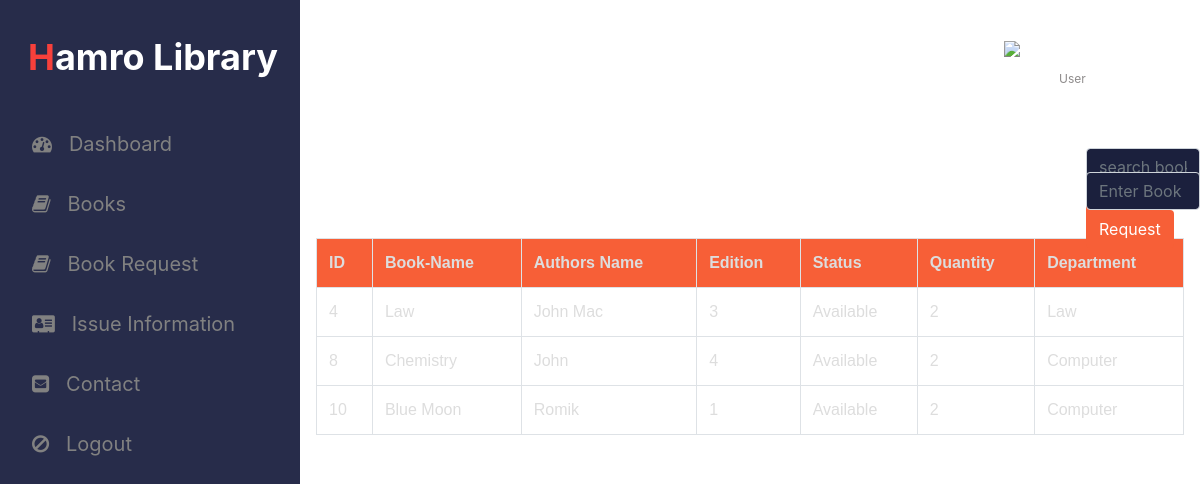
/user/book.php, run on the app's committed database.
### tables this page shows
CREATE TABLE `books` (
  `bid` int(50) NOT NULL,
  `name` varchar(50) NOT NULL,
  `authors` varchar(50) NOT NULL,
  `edition` int(50) NOT NULL,
  `status` varchar(50) NOT NULL,
  `quantity` int(50) NOT NULL,
  `department` varchar(50) NOT NULL
);

### user/book.php (the view, shortened to what this page needs)
    <?php
   include"connection.php";
   include "Header.php";
?>
<!DOCTYPE html>
<html>
<head>
    <link rel="stylesheet" type="text/css" href="book.css">
    <link rel="stylesheet" href="bootstrap/css/bootstrap.min.css" >
</head>
<body>
   <div class="srch" style="    padding-left: 770px;">
        <form class="navbar-form" method="post" name="form1">
                <input class="form-control" type="text" name="search" placeholder="search books.." required="" style="background-color: #1b203d; color: white;" >
                <button style="background-color: #f75f37; color: white;" type="submit" name="submit" class="btn btn-default">
                </button>
        </form>
    </div>&nbsp;
    <div class="srch" style="    padding-left: 770px;">
        <form class="navbar-form" method="post" name="form1">
                <input class="form-control" type="text" name="bid" placeholder="Enter Book ID" required="" style="background-color:#1b203d; color: white;">
                <button style="background-color: #f75f37; color: white;" type="submit" name="submit1" class="btn btn-default">Request
                </button>
        </form>
    </div>
    <h2>List Of Books</h2>
    <?php
        if(isset($_POST['submit']))
        {
            $q=mysqli_query($db,"SELECT * from books where name like '%$_POST[search]%' ");
            if(mysqli_num_rows($q)==0)
            {
                echo "Sorry! No book found. Try searching again.";
            }
            else
            {
        echo "<table class='table table-bordered table-hover' >";
                        echo "<div class = 'scroll'>";
            echo "<tr style='background-color: #f75f37;'>";
                echo "<th>"; echo "ID"; echo "</th>";
                echo "<th>"; echo "Book-Name";  echo "</th>";
                echo "<th>"; echo "Authors Name";  echo "</th>";
                echo "<th>"; echo "Edition";  echo "</th>";
                echo "<th>"; echo "Status";  echo "</th>";
                echo "<th>"; echo "Quantity";  echo "</th>";
                echo "<th>"; echo "Department";  echo "</th>";
            echo "</tr>";
            while($row=mysqli_fetch_assoc($q))
            {
                echo "<tr>";
                echo "<td>"; echo $row['bid']; echo "</td>";
                echo "<td>"; echo $row['name']; echo "</td>";
                echo "<td>"; echo $row['authors']; echo "</td>";
                echo "<td>"; echo $row['edition']; echo "</td>";
                echo "<td>"; echo $row['status']; echo "</td>";
                echo "<td>"; echo $row['quantity']; echo "</td>";
                echo "<td>"; echo $row['department']; echo "</td>";
                echo "</tr>";
            }
            echo "</div>";
        echo "</table>";
            }
        }
        else
        {
            $res=mysqli_query($db,"SELECT * FROM `books` ORDER BY `books`.`bid` ASC;");
        echo "<table class='table table-bordered table-hover' >";
            echo "<tr style='background-color: #f75f37;'>";
                 echo "<div class = 'scroll'>";
                echo "<th>"; echo "ID"; echo "</th>";
                echo "<th>"; echo "Book-Name";  echo "</th>";
                echo "<th>"; echo "Authors Name";  echo "</th>";
                echo "<th>"; echo "Edition";  echo "</th>";
                echo "<th>"; echo "Status";  echo "</th>";
                echo "<th>"; echo "Quantity";  echo "</th>";
                echo "<th>"; echo "Department";  echo "</th>";
            echo "</tr>";
            while($row=mysqli_fetch_assoc($res))
            {
                echo "<tr>";
                echo "<td>"; echo $row['bid']; echo "</td>";
                echo "<td>"; echo $row['name']; echo "</td>";
                echo "<td>"; echo $row['authors']; echo "</td>";
                echo "<td>"; echo $row['edition']; echo "</td>";
                echo "<td>"; echo $row['status']; echo "</td>";
                echo "<td>"; echo $row['quantity']; echo "</td>";
                echo "<td>"; echo $row['department']; echo "</td>";
                echo "</tr>";
            }
        echo "</table>";
        }
                ?>
</body>
</html>

### user/style.css (style rules this page uses)
body { margin:0px; padding: 0px; background-color:#1b203d; overflow: hidden; font-family: system-ui; }
table { font-family: arial, sans-serif; border-collapse: collapse; width: 100%; }
td, th { text-align: left; padding:15px; color: #ddd; border-bottom: 1px solid #81818140; }

### user/book.css (style rules this page uses)
body h2 { text-align: center; color: #fff; font-family: system-ui; }
.srch { padding-left: 10px; position: fixed; }

### user/book.php (style rules this page uses)
body h2 { text-align: center; color: #fff; font-family: system-ui; }
.srch { padding-left: 10px; position: fixed; }
.scroll { width: 100%; height: 20px; overflow: auto; }

### data on the page
books: bid "4", name "Law", authors "John Mac", edition "3", status "Available", quantity "2", department "Law"
books: bid "8", name "Chemistry", authors "John", edition "4", status "Available", quantity "2", department "Computer"
books: bid "10", name "Blue Moon", authors "Romik", edition "1", status "Available", quantity "2", department "Computer"
